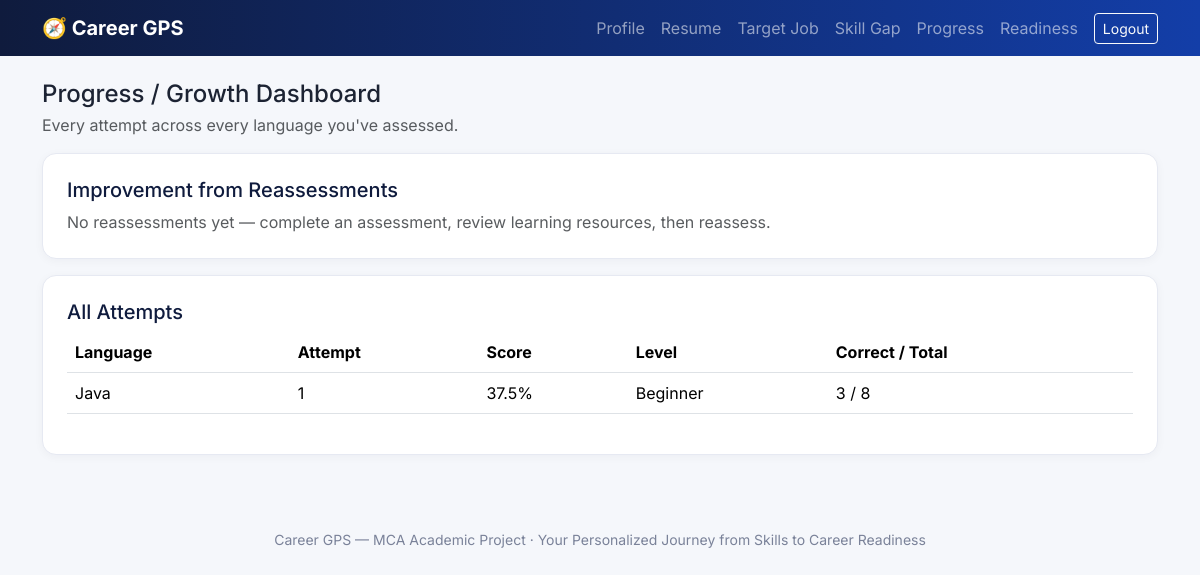
Page /progress (signed in) on the committed database.
### models.py (models this page shows)
class AssessmentResult(db.Model):
    __tablename__ = "assessment_results"
    id = db.Column(db.Integer, primary_key=True)
    assessment_id = db.Column(db.Integer, db.ForeignKey("assessments.id"), nullable=False)
    user_id = db.Column(db.Integer, db.ForeignKey("users.id"), nullable=False)
    language_id = db.Column(db.Integer, db.ForeignKey("programming_languages.id"), nullable=False)
    total_questions = db.Column(db.Integer)
    correct_answers = db.Column(db.Integer)
    incorrect_answers = db.Column(db.Integer)
    score_percent = db.Column(db.Float)
    skill_level = db.Column(db.String(20))
    attempt_number = db.Column(db.Integer, default=1)
    created_at = db.Column(db.DateTime, default=datetime.utcnow)
    language = db.relationship("ProgrammingLanguage")
    weak_areas = db.relationship("WeakArea", backref="result")

class ProgrammingLanguage(db.Model):
    __tablename__ = "programming_languages"
    id = db.Column(db.Integer, primary_key=True)
    name = db.Column(db.String(80), unique=True, nullable=False)

### app.py (the view)
@app.route("/progress")
@login_required
def progress_dashboard():
    user = current_user()
    reassessments = Reassessment.query.filter_by(user_id=user.id).order_by(Reassessment.id).all()
    all_results = (AssessmentResult.query.filter_by(user_id=user.id)
                   .order_by(AssessmentResult.language_id, AssessmentResult.attempt_number).all())
    return render_template("progress_dashboard.html", reassessments=reassessments, results=all_results)

### app.py (called while the page is built)
def login_required(view):
    @wraps(view)
    def wrapped(*args, **kwargs):
        if "user_id" not in session:
            flash("Please log in to continue.", "warning")
            return redirect(url_for("login"))
        return view(*args, **kwargs)
    return wrapped

def current_user():
    uid = session.get("user_id")
    return User.query.get(uid) if uid else None

### templates/progress_dashboard.html (shortened to what this page needs)
{% extends "base.html" %}
{% block content %}
<h4 class="mb-1">Progress / Growth Dashboard</h4>
<p class="text-muted">Every attempt across every language you've assessed.</p>
<div class="cg-card mb-3">
  <h5>Improvement from Reassessments</h5>
  {% for r in reassessments %}
  <div class="mb-3">
    <div class="d-flex justify-content-between">
      <span>{{ r.language.name }}</span>
      <span class="{{ 'text-success' if r.improvement >= 0 else 'text-danger' }}">
        {{ r.before_score }}% → {{ r.after_score }}% ({{ '+' if r.improvement >= 0 else '' }}{{ r.improvement }}%)
      </span>
    </div>
    <div class="progress"><div class="progress-bar" style="width: {{ r.after_score }}%"></div></div>
  </div>
  {% else %}
  <p class="text-muted mb-0">No reassessments yet — complete an assessment, review learning resources, then reassess.</p>
  {% endfor %}
</div>
<div class="cg-card">
  <h5>All Attempts</h5>
  <table class="table">
    <thead><tr><th>Language</th><th>Attempt</th><th>Score</th><th>Level</th><th>Correct / Total</th></tr></thead>
    <tbody>
      {% for r in results %}
      <tr>
        <td>{{ r.language.name }}</td>
        <td>{{ r.attempt_number }}</td>
        <td>{{ r.score_percent }}%</td>
        <td>{{ r.skill_level }}</td>
        <td>{{ r.correct_answers }} / {{ r.total_questions }}</td>
      </tr>
      {% else %}
      <tr><td colspan="5" class="text-muted">No assessments taken yet.</td></tr>
      {% endfor %}
    </tbody>
  </table>
</div>
{% endblock %}

### static/css/style.css (style rules this page uses)
:root { --cg-blue: #1d5df9; --cg-blue-dark: #133ea8; --cg-navy: #0f1b3d; --cg-bg: #f5f7fb; --cg-card-border: #e6e9f2; }
body { font-family: 'Inter', system-ui, sans-serif; background: var(--cg-bg); color: #1c2333; }
.cg-card { background: #fff; border: 1px solid var(--cg-card-border); border-radius: 14px; box-shadow: 0 2px 10px rgba(15, 27, 61, 0.04); padding: 24px; height: 100%; }
.cg-card h5 { color: var(--cg-navy); }

### rows in the picture
AssessmentResult: language.name "Java", attempt_number "1", score_percent "37.5", skill_level "Beginner", correct_answers "3", total_questions "8"
